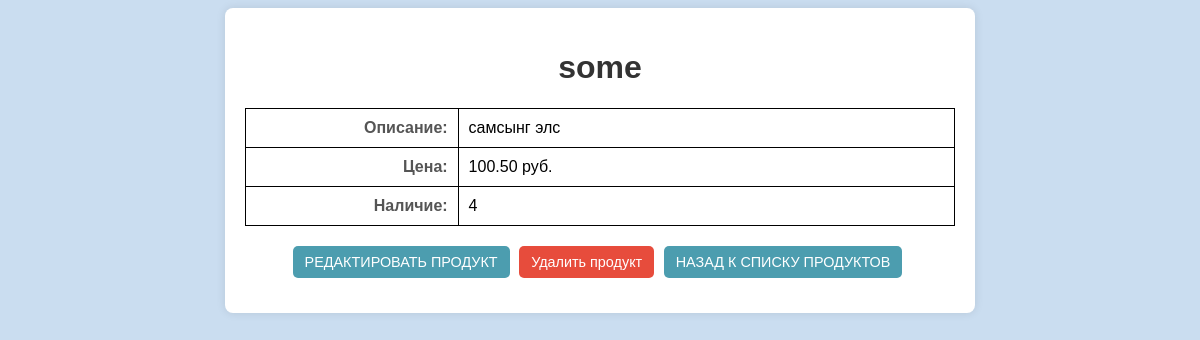
The app's page /products/5/ with its own data.
### products/models.py (models this page shows, shortened)
class Product(models.Model):
    objects = models.Manager()
    name = models.CharField(max_length=255, unique=True)
    description = models.TextField(null=True, blank=True)
    price = models.DecimalField(max_digits=10, decimal_places=2)
    count = models.PositiveIntegerField(default=0)

### products/views.py (the view)
# urls.py: path('<int:pk>/', product_detail, name='product_detail'),
def product_detail(request, pk):
    product = get_object_or_404(Product, pk=pk)
    return render(request, 'products/product_detail.html',
                  {'product': product})

### templates/products/product_detail.html (shortened to what this page needs)
{% load static %}
<!DOCTYPE html>
<html lang="en">
<head>
    <link rel="stylesheet" href="{% static 'style.css' %}">
</head>
<body>
<div class="detail-container">
    <h1>{{ product.name }}</h1>
    <table class="detail-table">
        <tr>
            <td class="label">Описание:</td>
            <td>{{ product.description }}</td>
        </tr>
        <tr>
            <td class="label">Цена:</td>
            <td>{{ product.price }} руб.</td>
        </tr>
        <tr>
            <td class="label">Наличие:</td>
            <td>{{ product.count }}</td>
        </tr>
    </table>
    <div class="button-group">
        <a href="{% url 'product_update' product.pk %}" class="button-link">Редактировать
            продукт</a>
        <form action="{% url 'product_delete' product.id %}" method="GET"
              style="display:inline;">
            <button type="submit" class="delete-button">Удалить продукт
            </button>
        </form>
        <a href="{% url 'product_list' %}" class="button-link">Назад к списку
            продуктов</a>
    </div>
</div>
</body>
</html>

### static/style.css (style rules this page uses)
body { background-color: rgba(129, 175, 221, 0.42); }
h1 { text-align: center; }
table, th, td { border: 1px solid black; border-collapse: collapse; padding: 8px; }
body { font-family: Arial, sans-serif; }
.detail-container { width: 60%; margin: 0 auto; background-color: #ffffff; padding: 20px; border-radius: 8px; box-shadow: 0px 0px 10px rgba(0, 0, 0, 0.1); }
.detail-container h1 { text-align: center; color: #333; }
.detail-table { width: 100%; margin-top: 20px; }
.detail-table td { padding: 10px; vertical-align: top; }
.detail-table .label { font-weight: bold; text-align: right; width: 30%; color: #555; }
.button-group { text-align: center; margin-top: 20px; }
.button-group form, .button-group a { display: inline-block; }
.button-group button, .button-group a.button-link { font-size: 0.9em; padding: 8px 12px; background-color: #4c9daf; color: white; border: none; border-radius: 5px; cursor: pointer; text-decoration: none; margin-right: 5px; }
.button-group button.delete-button { background-color: #e74c3c; color: white; }
h1 { text-align: center; color: #343a40; }
div { margin-bottom: 15px; }
button { background-color: #4c9daf; color: white; padding: 10px 15px; border: none; border-radius: 4px; cursor: pointer; }
.button-link, .edit-link { background-color: #4c9daf; color: white; padding: 8px 12px; border-radius: 5px; text-decoration: none; cursor: pointer; text-transform: uppercase; }
.delete-button { background-color: #e74c3c; color: white; padding: 8px 12px; border: none; border-radius: 5px; cursor: pointer; }

### records on screen
Product: name "some", description "самсынг элс", price "100.50", count "4"
